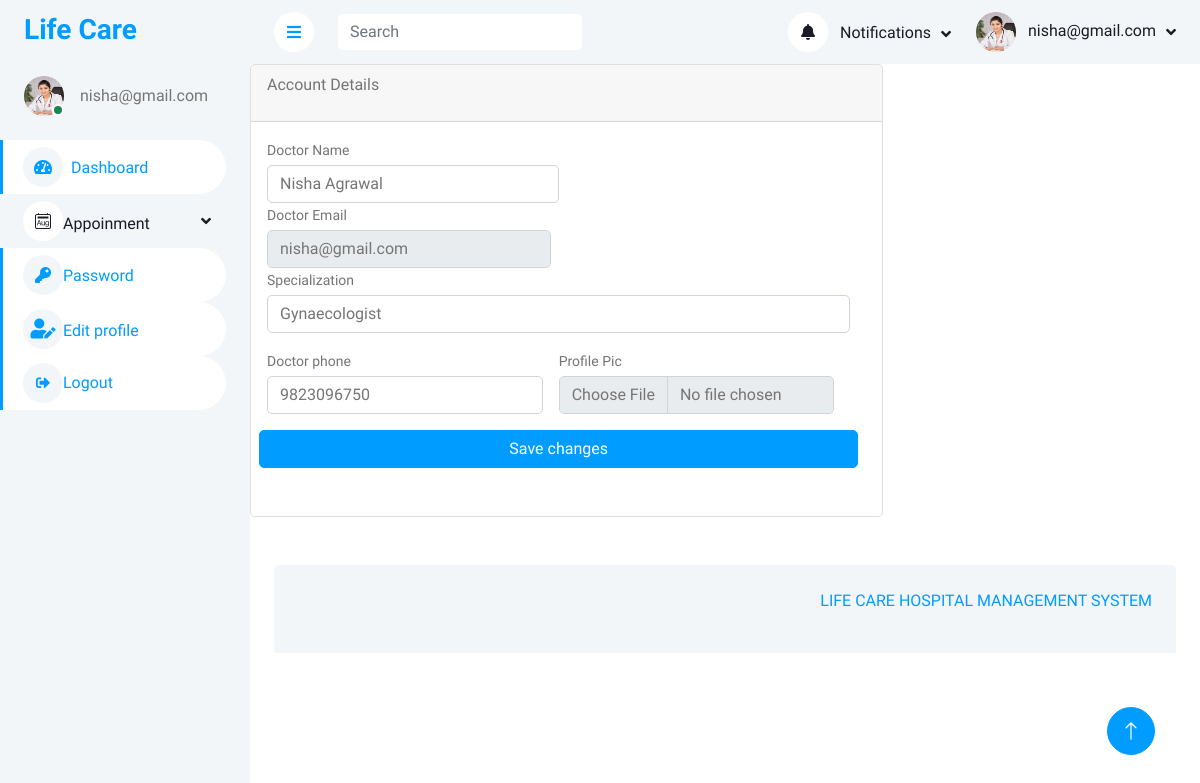
Page /dedit/ (signed in) on the committed database.
### Doctor/models.py (models this page shows, shortened)
class Doctors(models.Model):
    doctorname = models.CharField(max_length=50)
    doctoremail=models.EmailField(unique=True)
    password=models.CharField(max_length=30)
    phone=models.CharField(max_length=13)
    specialization=models.CharField(max_length=30)
    doc_pic=models.FileField(upload_to='profile',default='doc.png')
    fees=models.IntegerField()

### Doctor/views.py (the view, shortened to what this page needs)
# urls.py: path('dedit/', views.dedit, name="dedit"),
def dedit(request):
    doctor=Doctors.objects.get(doctoremail=request.session['doctoremail'])
    return render(request,'dedit.html',{'doctor':doctor})

### Doctor/templates/dedit.html (shortened to what this page needs)
{% extends 'header2.html' %}
{% load static %}
{% block content %}
        <div class="col-xl-8">
            <div class="card mb-4">
                <div class="card-header">Account Details <p style="color:red" ;>{{msg}}</p></div>
                <div class="card-body">
                    <form action="{% url 'dedit' %}" method="POST" enctype="multipart/form-data">
                        <div class="row gx-3 mb-3">
                            <div class="col-md-6">
                                <label class="small mb-1" for="doctorname">Doctor Name</label>
                                <input class="form-control" name="doctorname" id="doctorname" type="text" placeholder="Enter your first name" value="{{doctor.doctorname}}">
                            </div>
                        <div class="row gx-3 mb-3">
                            <div class="col-md-6">
                                <label class="small mb-1" for="">Doctor Email</label>
                                <input class="form-control" name="doctoremail" id="doctoremail" type="doctoremail" placeholder="Enter your email address" value="{{doctor.doctoremail}}" readonly>
                            </div>
                        <div class="mb-3">
                            <label class="small mb-1" for="specialization">Specialization</label>
                            <input class="form-control" name="specialization" id="specialization" type="text" placeholder="Enter your address" value="{{doctor.specialization}}">
                        </div>
                        <div class="row gx-3 mb-3">
                            <div class="col-md-6">
                                <label class="small mb-1" for="phone">Doctor phone</label>
                                <input class="form-control" name="phone" id="phone" type="tel" placeholder="Enter your phone number" value="{{doctor.phone}}" maxlength="10">
                            </div>
                            <div class="col-md-6">
                                <label class="small mb-1" for="pic">Profile Pic</label>
                                <input class="form-control" id="pic" type="file" name="doc_pic" placeholder="upload your pic" value="">
                            </div>
                        </div>
                        <button class="btn btn-primary" type="submit">Save changes</button>
                    </form>
                </div>
            </div>
        </div>
    </div>
</div>
{% endblock %}

### Doctor/templates/header2.html (shortened to what this page needs)
{% load static %}
<!DOCTYPE html>
<html lang="en">
<head>
    <link href="https://cdnjs.cloudflare.com/ajax/libs/font-awesome/5.10.0/css/all.min.css" rel="stylesheet">
    <link href="https://cdn.jsdelivr.net/npm/bootstrap-icons@1.4.1/font/bootstrap-icons.css" rel="stylesheet">
    <link href='{%static "lib/owlcarousel/assets/owl.carousel.min.css" %}' rel="stylesheet">
    <link href='{%static "lib/tempusdominus/css/tempusdominus-bootstrap-4.min.css" %}' rel="stylesheet" />
    <link href='{%static "pdashcss/bootstrap.min.css" %}' rel="stylesheet">
    <link href='{%static "pdashcss/style.css" %}' rel="stylesheet">
</head>
<body>
    <div class="container-xxl position-relative bg-white d-flex p-0">
        <div class="sidebar pe-4 pb-3">
            <nav class="navbar bg-light navbar-light">
                <a href='{% url "index" %}' class="navbar-brand mx-4 mb-3">
                    <h3 class="text-primary">Life Care</h3>
                </a>
                <div class="d-flex align-items-center ms-4 mb-4">
                    <div class="position-relative">
                        <img class="rounded-circle" src="{{doctor.doc_pic.url}}" alt="" style="width: 40px; height: 40px;">
                        <div class="bg-success rounded-circle border border-2 border-white position-absolute end-0 bottom-0 p-1"></div>
                    </div>
                    <div class="ms-3">
                        <span>{{doctor.doctoremail}}</span>
                    </div>
                </div>
                <div class="navbar-nav w-100" >
                    <a href='{% url "ddash" %}' class="nav-item nav-link active"><i class="fa fa-tachometer-alt me-2"></i>Dashboard</a>
                    <div class="nav-item dropdown">
                        <a href="#" class="nav-link dropdown-toggle" data-bs-toggle="dropdown"><i class="bi bi-calendar2-month"></i>Appoinment</a>
                    </div>
                    <div class="navbar-nav w-100" >
                        <a href='{% url "dchangepass" %}' class="nav-item nav-link active"><i class="fa fa-key" aria-hidden="true"></i>Password</a>
                    <div class="navbar-nav w-100" >
                        <a href='{% url "dedit" %}' class="nav-item nav-link active"><i class='fas fa-user-edit' style='font-size:20px'></i>Edit profile</a>
                    <div class="navbar-nav w-100" >
                        <a href='{% url "dlogout" %}' class="nav-item nav-link active"><i class="fas fa-sign-out-alt fa-sm fa-fw mr-2 text-gray-400"></i>Logout</a>
                            </div>
                            </div>
                            </div>
            </nav>
        </div>
        <div class="content">
            <nav class="navbar navbar-expand bg-light navbar-light sticky-top px-4 py-0">
                <a href="#" class="sidebar-toggler flex-shrink-0">
                    <i class="fa fa-bars"></i>
                </a>
                <form class="d-none d-md-flex ms-4" action="{% url 'search' %}">
                    <input class="form-control border-0" type="search" name="search"  placeholder="Search">
                </form>
                <div class="navbar-nav align-items-center ms-auto">
                    <div class="nav-item dropdown">
                        <a href="#" class="nav-link dropdown-toggle" data-bs-toggle="dropdown">
                            <i class="fa fa-bell me-lg-2"></i>
                            <span class="d-none d-lg-inline-flex">Notifications</span>
                        </a>
                    </div>
                    <div class="nav-item dropdown">
                        <a href="#" class="nav-link dropdown-toggle" data-bs-toggle="dropdown">
                            <img class="rounded-circle me-lg-2" src="{{doctor.doc_pic.url}}"alt="" style="width: 40px; height: 40px;">
                            <span class="d-none d-lg-inline-flex">{{doctor.doctoremail}}</span>
                        </a>
                    </div>
                </div>
            </nav>
            {% block content %}
            {% endblock %}
             <div class="container-fluid pt-4 px-4">
                <div class="bg-light rounded-top p-4">
                    <div class="row">
                        <div class="col-12 col-sm-6 text-center text-sm-start">
                        </div>
                        <div class="col-12 col-sm-6 text-center text-sm-end">
                            <p style="color: #009CFF;">LIFE CARE HOSPITAL MANAGEMENT SYSTEM</p>
                        </div>
                    </div>
                </div>
            </div>
            <a href="#" class="btn btn-lg btn-primary btn-lg-square back-to-top"><i class="bi bi-arrow-up"></i></a>
    </body>
    </html>

### myapp/static/pdashcss/style.css (style rules this page uses)
:root { --primary: #009CFF; --light: #F3F6F9; --dark: #191C24; }
.back-to-top { position: fixed; display: none; right: 45px; bottom: 45px; z-index: 99; }
.btn { transition: .5s; }
.btn.btn-primary { color: #FFFFFF; }
.btn-lg-square { width: 48px; height: 48px; }
.btn-square, .btn-sm-square, .btn-lg-square { padding: 0; display: inline-flex; align-items: center; justify-content: center; font-weight: normal; border-radius: 50px; }
.sidebar { position: fixed; top: 0; left: 0; bottom: 0; width: 250px; height: 100vh; overflow-y: auto; background: var(--light); transition: 0.5s; z-index: 999; }
.content { margin-left: 250px; min-height: 100vh; background: #FFFFFF; transition: 0.5s; }
@media (min-width: 992px) { .sidebar { margin-left: 0; } }
@media (min-width: 992px) { .content { width: calc(100% - 250px); } }
.sidebar .navbar .navbar-nav .nav-link { padding: 7px 20px; color: var(--dark); font-weight: 500; border-left: 3px solid var(--light); border-radius: 0 30px 30px 0; outline: none; }
.sidebar .navbar .navbar-nav .nav-link:hover, .sidebar .navbar .navbar-nav .nav-link.active { color: var(--primary); background: #FFFFFF; border-color: var(--primary); }
.sidebar .navbar .navbar-nav .nav-link i { width: 40px; height: 40px; display: inline-flex; align-items: center; justify-content: center; background: #FFFFFF; border-radius: 40px; }
.sidebar .navbar .navbar-nav .nav-link:hover i, .sidebar .navbar .navbar-nav .nav-link.active i { background: var(--light); }
.sidebar .navbar .dropdown-toggle::after { position: absolute; top: 15px; right: 15px; border: none; content: "\f107"; font-family: "Font Awesome 5 Free"; font-weight: 900; transition: .5s; }
.content .navbar .navbar-nav .nav-link { margin-left: 25px; padding: 12px 0; color: var(--dark); outline: none; }
.content .navbar .sidebar-toggler, .content .navbar .navbar-nav .nav-link i { width: 40px; height: 40px; display: inline-flex; align-items: center; justify-content: center; background: #FFFFFF; border-radius: 40px; }
.content .navbar .dropdown-toggle::after { margin-left: 6px; vertical-align: middle; border: none; content: "\f107"; font-family: "Font Awesome 5 Free"; font-weight: 900; transition: .5s; }

### rows in the picture
Doctors: doc_pic (picture), doctoremail "nisha@gmail.com", doctorname "Nisha Agrawal", specialization "Gynaecologist", phone "9823096750"
